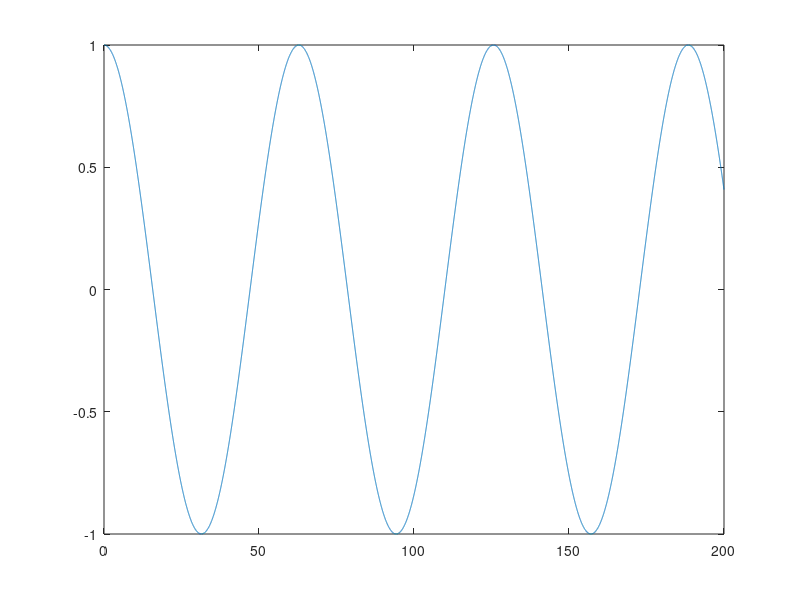

Source code (MATLAB):
%Test script for the Newmark Beta-method:
%Problem is d^2y/dt^2=F(y,t);

%Let's try y"=-k*y
clear all;
close all;
k=0.01;

f = @(y) -k*y;

Beta = 0.25;

u0 = 1;
v0 = 0;

dt=0.01;
T = 200;
t=0:dt:T;
Nt=floor(T/dt);


v(1) = v0;
u(1) = u0;
acc(1) = f(u(1));
for i=2:Nt
    u(i) = (1/(1+Beta*dt^2*k))*(u(i-1)+dt*v(i-1)+((1-2*Beta)/2)*dt^2*acc(i-1));
    acc(i) = f(u(i));
    v(i) = v(i-1)+dt/2*(acc(i-1)+acc(i));
end
plot(t(1:(end-1)),u);